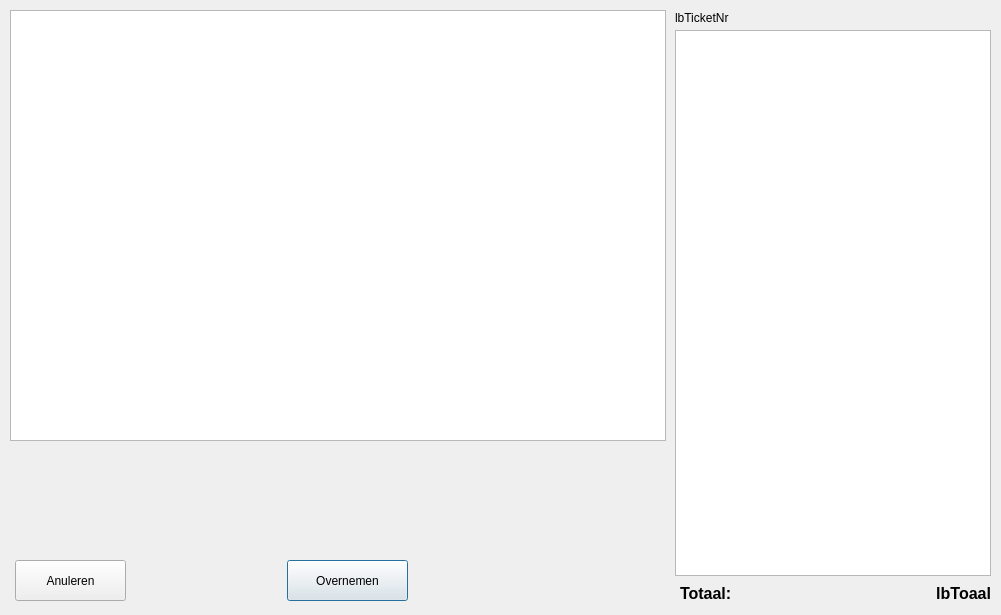
<?xml version="1.0" encoding="UTF-8"?>
<ui version="4.0">
 <class>FactuurVanTicket</class>
 <widget class="QDialog" name="FactuurVanTicket">
  <property name="geometry">
   <rect>
    <x>0</x>
    <y>0</y>
    <width>1001</width>
    <height>615</height>
   </rect>
  </property>
  <property name="windowTitle">
   <string>Dialog</string>
  </property>
  <widget class="QTableView" name="tvTeFactureren">
   <property name="geometry">
    <rect>
     <x>10</x>
     <y>10</y>
     <width>656</width>
     <height>431</height>
    </rect>
   </property>
   <property name="selectionMode">
    <enum>QAbstractItemView::SingleSelection</enum>
   </property>
   <property name="selectionBehavior">
    <enum>QAbstractItemView::SelectRows</enum>
   </property>
   <attribute name="horizontalHeaderVisible">
    <bool>true</bool>
   </attribute>
   <attribute name="verticalHeaderVisible">
    <bool>false</bool>
   </attribute>
  </widget>
  <widget class="QListWidget" name="lstwTicket">
   <property name="geometry">
    <rect>
     <x>675</x>
     <y>30</y>
     <width>316</width>
     <height>546</height>
    </rect>
   </property>
  </widget>
  <widget class="QPushButton" name="btnOvernemen">
   <property name="geometry">
    <rect>
     <x>287</x>
     <y>560</y>
     <width>121</width>
     <height>41</height>
    </rect>
   </property>
   <property name="text">
    <string>Overnemen</string>
   </property>
  </widget>
  <widget class="QPushButton" name="btnAnuleren">
   <property name="geometry">
    <rect>
     <x>15</x>
     <y>560</y>
     <width>111</width>
     <height>41</height>
    </rect>
   </property>
   <property name="text">
    <string>Anuleren</string>
   </property>
  </widget>
  <widget class="QLabel" name="lbTicketNr">
   <property name="geometry">
    <rect>
     <x>675</x>
     <y>10</y>
     <width>316</width>
     <height>16</height>
    </rect>
   </property>
   <property name="text">
    <string>lbTicketNr</string>
   </property>
  </widget>
  <widget class="QLabel" name="lbToaal">
   <property name="geometry">
    <rect>
     <x>850</x>
     <y>580</y>
     <width>141</width>
     <height>26</height>
    </rect>
   </property>
   <property name="font">
    <font>
     <pointsize>12</pointsize>
     <weight>75</weight>
     <bold>true</bold>
    </font>
   </property>
   <property name="text">
    <string>lbToaal</string>
   </property>
   <property name="alignment">
    <set>Qt::AlignRight|Qt::AlignTrailing|Qt::AlignVCenter</set>
   </property>
  </widget>
  <widget class="QLabel" name="lbTotaal">
   <property name="geometry">
    <rect>
     <x>680</x>
     <y>580</y>
     <width>141</width>
     <height>26</height>
    </rect>
   </property>
   <property name="font">
    <font>
     <pointsize>12</pointsize>
     <weight>75</weight>
     <bold>true</bold>
    </font>
   </property>
   <property name="text">
    <string>Totaal:</string>
   </property>
   <property name="alignment">
    <set>Qt::AlignLeading|Qt::AlignLeft|Qt::AlignVCenter</set>
   </property>
  </widget>
 </widget>
 <resources/>
 <connections/>
</ui>
